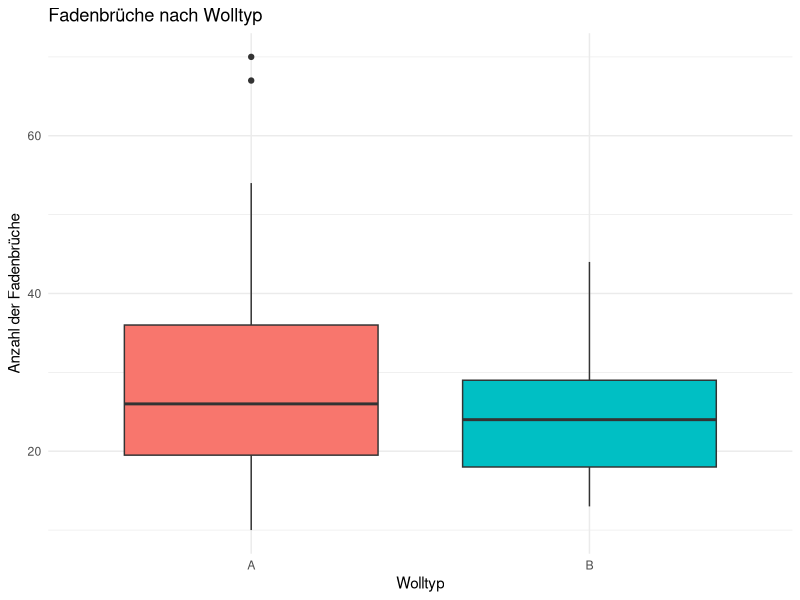
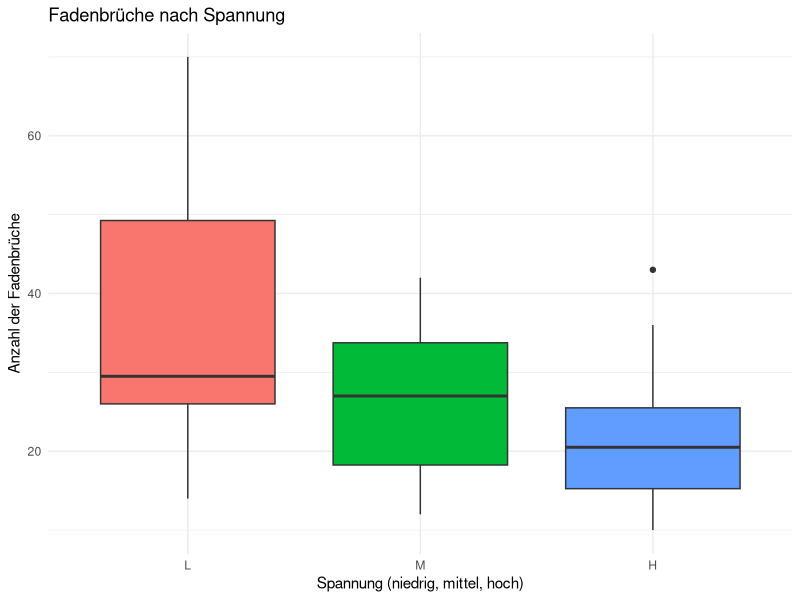
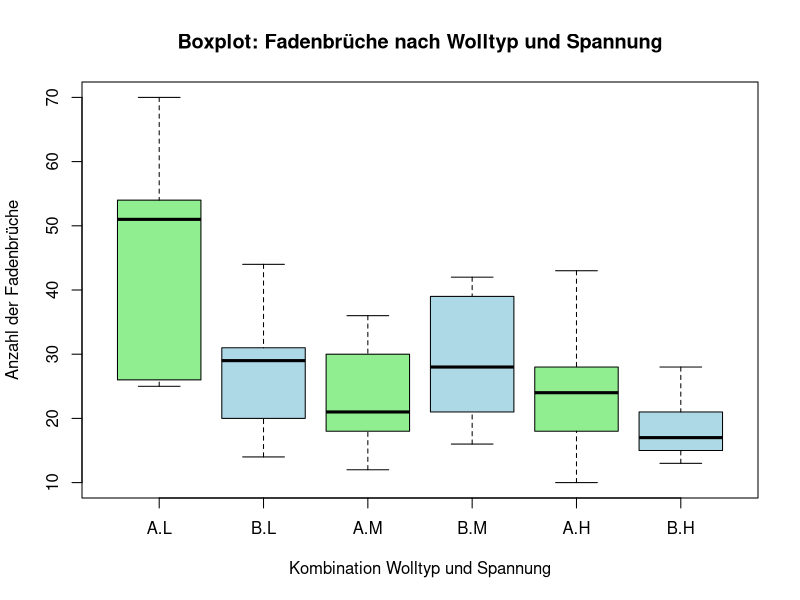
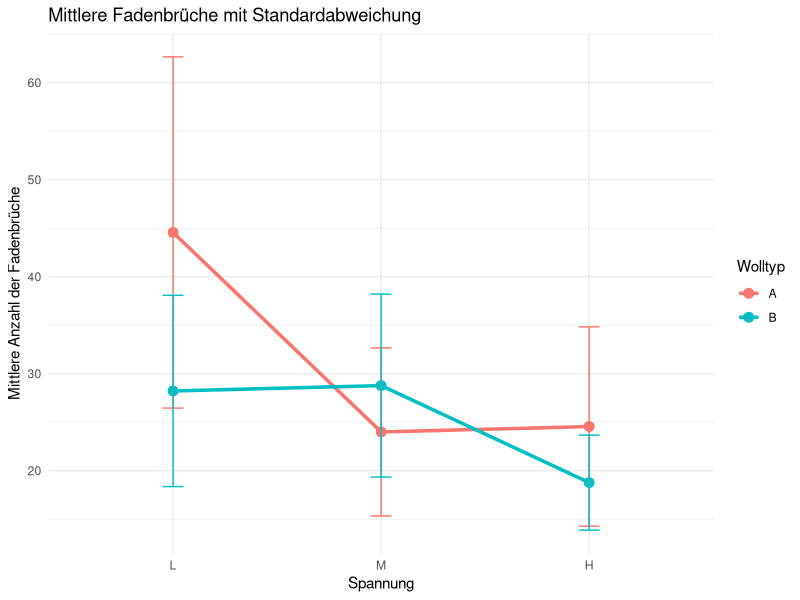

The R source for these figures, in order:
# Bibliotheken
packages <- c("tidyverse")
installed <- packages %in% rownames(installed.packages())
if (any(!installed)) install.packages(packages[!installed])
library(tidyverse)

# Überblick über den Datensatz
head(warpbreaks)
str(warpbreaks)

# Häufigkeitsverteilungen
wool_tabelle <- table(warpbreaks$wool)
print(wool_tabelle)
warpbreaks %>% count(wool)

# Kreuztabellen
wool_tension_tbl <- table(warpbreaks$wool, warpbreaks$tension)
print(wool_tension_tbl)
warpbreaks %>% count(wool, tension)
summary(warpbreaks)

# Lage- und Streuungsmaße der Fadenbrüche
mean(warpbreaks$breaks)
median(warpbreaks$breaks)
sd(warpbreaks$breaks)
var(warpbreaks$breaks)
range(warpbreaks$breaks)

# Gruppierte Lagemaße nach Wolltyp
warpbreaks %>%
  group_by(wool) %>%
  summarise(
    mean_brk = mean(breaks),
    median_brk = median(breaks),
    std_brk = sd(breaks)
  )

# Gruppierte Lagemaße nach Wolltyp und Spannung
kombi <- warpbreaks %>%
  group_by(wool, tension) %>%
  summarise(
    mean_break = mean(breaks),
    std_break = sd(breaks)
  )
print(kombi)

# Alternative mit aggregate (Basis R)
aggregate(breaks ~ wool + tension, data = warpbreaks, FUN = mean)
aggregate(breaks ~ wool + tension, data = warpbreaks, FUN = sd)

# Visualisierungen

# Boxplot nach Wolltyp
ggplot(warpbreaks, aes(x = wool, y = breaks, fill = wool)) +
  geom_boxplot() +
  labs(
    title = "Fadenbrüche nach Wolltyp",
    x = "Wolltyp",
    y = "Anzahl der Fadenbrüche"
  ) +
  theme_minimal() +
  theme(legend.position = "none")

# Boxplot nach Spannung
ggplot(warpbreaks, aes(x = tension, y = breaks, fill = tension)) +
  geom_boxplot() +
  labs(
    title = "Fadenbrüche nach Spannung",
    x = "Spannung (niedrig, mittel, hoch)",
    y = "Anzahl der Fadenbrüche"
  ) +
  theme_minimal() +
  theme(legend.position = "none")

# Kombinierter Boxplot: Wolltyp × Spannung
boxplot(breaks ~ wool * tension, data = warpbreaks,
        col = c('lightgreen', 'lightblue'),
        main = 'Boxplot: Fadenbrüche nach Wolltyp und Spannung',
        xlab = 'Kombination Wolltyp und Spannung',
        ylab = 'Anzahl der Fadenbrüche')

# Mittelwerte mit Fehlerbalken
warpbreaks %>%
  group_by(wool, tension) %>%
  summarise(
    mean_breaks = mean(breaks),
    sd_breaks = sd(breaks)
  ) %>%
  ggplot(aes(x = tension, y = mean_breaks, color = wool, group = wool)) +
  geom_line(size = 1.2) +
  geom_point(size = 3) +
  geom_errorbar(aes(ymin = mean_breaks - sd_breaks, ymax = mean_breaks + sd_breaks), width = 0.1) +
  labs(
    title = "Mittlere Fadenbrüche mit Standardabweichung",
    x = "Spannung",
    y = "Mittlere Anzahl der Fadenbrüche",
    color = "Wolltyp"
  ) +
  theme_minimal()

# Identifikation der Gruppe mit den wenigsten Fadenbrüchen
warpbreaks %>%
  group_by(wool, tension) %>%
  summarise(mean_breaks = mean(breaks)) %>%
  arrange(mean_breaks)
